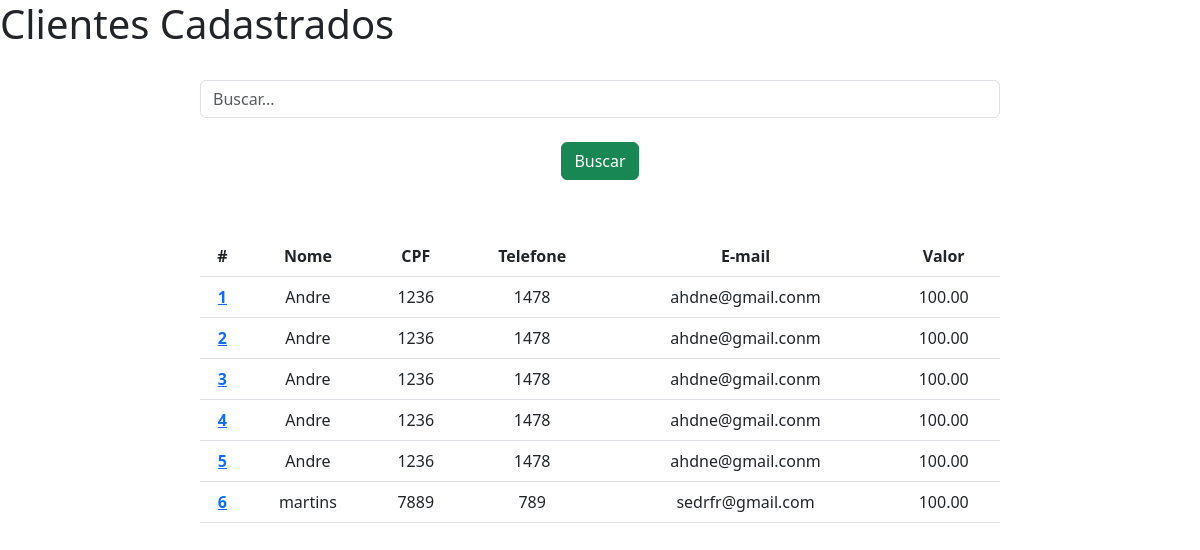
/consultar/, run on the app's committed database.
### cliente/models.py (models this page shows)
class Cliente(models.Model):
    nome = models.CharField(max_length= 100)
    cpf = models.CharField(max_length=14)
    telefone = models.CharField(max_length=20)
    email = models.EmailField()
    valor = models.DecimalField(max_digits=6, decimal_places=2)

### cliente/views.py (the view)
# urls.py: path('consultar/', consultar_cliente, name='consultar'),
def consultar_cliente(request):
    consulta = request.GET.get('buscar', '')
    if consulta:
        clientes = Cliente.objects.filter(nome__icontains=consulta)
    else:
        clientes = Cliente.objects.all()
    data = {'clientes': clientes}
    return render(request, 'consultar_cliente.html', data)

### cliente/templates/consultar_cliente.html (shortened to what this page needs)
{% extends 'base.html' %}
{% block content %}
<h1>Clientes Cadastrados</h1>
<div class="col-8 m-auto pt-4 pb-4 text-center">
    <form method="get">
        <div class="form-group">
            <input type="text" class="form-control" id="'buscar" name="buscar" placeholder="Buscar...">
        </div>
        <div class="col-8 m-auto pt-4 pb-4 text-center">
            <button type="submit" class="btn btn-success">Buscar</button>
        </div>
    </form>
</div>
{% if clientes %}
<div class="col-8 m-auto pt-2 pb-4 text-center">
    <table class="table">
        <thead class="thead-dark">
          <tr>
            <th scope="col">#</th>
            <th scope="col">Nome</th>
            <th scope="col">CPF</th>
            <th scope="col">Telefone</th>
            <th scope="col">E-mail</th>
            <th scope="col">Valor</th>
          </tr>
        </thead>
        <tbody>
            {% for cliente in clientes %}
                <tr>
                    <th scope="row"><a href="{% url 'cliente:update' cliente.id %}">{{ cliente.id }}</a></th>
                    <td>{{ cliente.nome }}</td>
                    <td>{{ cliente.cpf }}</td>
                    <td>{{ cliente.telefone }}</td>
                    <td>{{ cliente.email }}</td>
                    <td>{{ cliente.valor }}</td>
                </tr>
            {% endfor %}
        </tbody>
      </table>
</div>
{% endif %}
{% endblock %}

### cliente/templates/base.html (shortened to what this page needs)
<!DOCTYPE html>
<html lang="pt-br">
<head>
    <link href="https://cdn.jsdelivr.net/npm/bootstrap@5.3.0-alpha1/dist/css/bootstrap.min.css" rel="stylesheet">
</head>
<body>
    {% block content %}
    {% endblock %}
</body>
</html>

### data on the page
Cliente: id "1", nome "Andre", cpf "1236", telefone "1478", email "ahdne@gmail.conm", valor "100.00"
Cliente: id "2", nome "Andre", cpf "1236", telefone "1478", email "ahdne@gmail.conm", valor "100.00"
Cliente: id "3", nome "Andre", cpf "1236", telefone "1478", email "ahdne@gmail.conm", valor "100.00"
Cliente: id "4", nome "Andre", cpf "1236", telefone "1478", email "ahdne@gmail.conm", valor "100.00"
Cliente: id "5", nome "Andre", cpf "1236", telefone "1478", email "ahdne@gmail.conm", valor "100.00"
Cliente: id "6", nome "martins", cpf "7889", telefone "789", email "sedrfr@gmail.com", valor "100.00"
